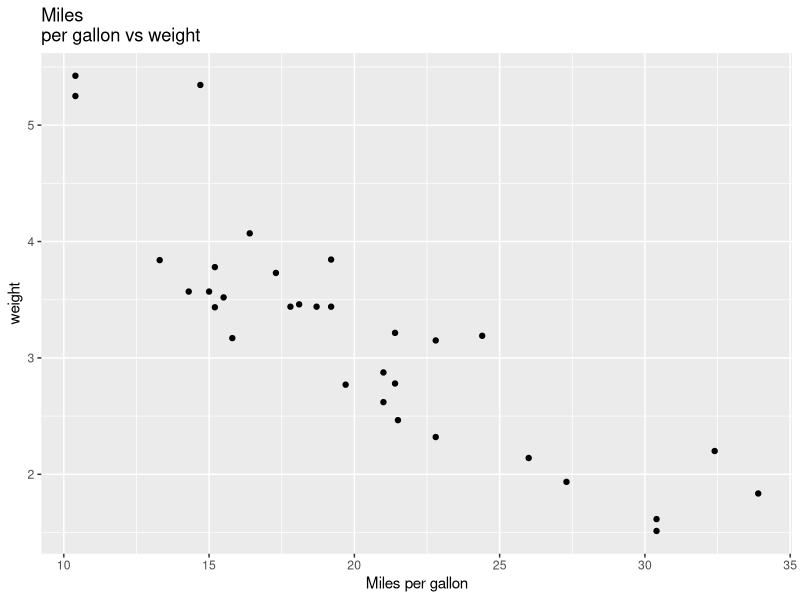

Reproduce this figure in R.
#ggplot test
library(ggplot2)
print(ggplot(mtcars, aes(x = mpg, y = wt)) + geom_point() +ggtitle("Miles
per gallon vs weight") + labs(y="weight", x = "Miles per gallon"))
